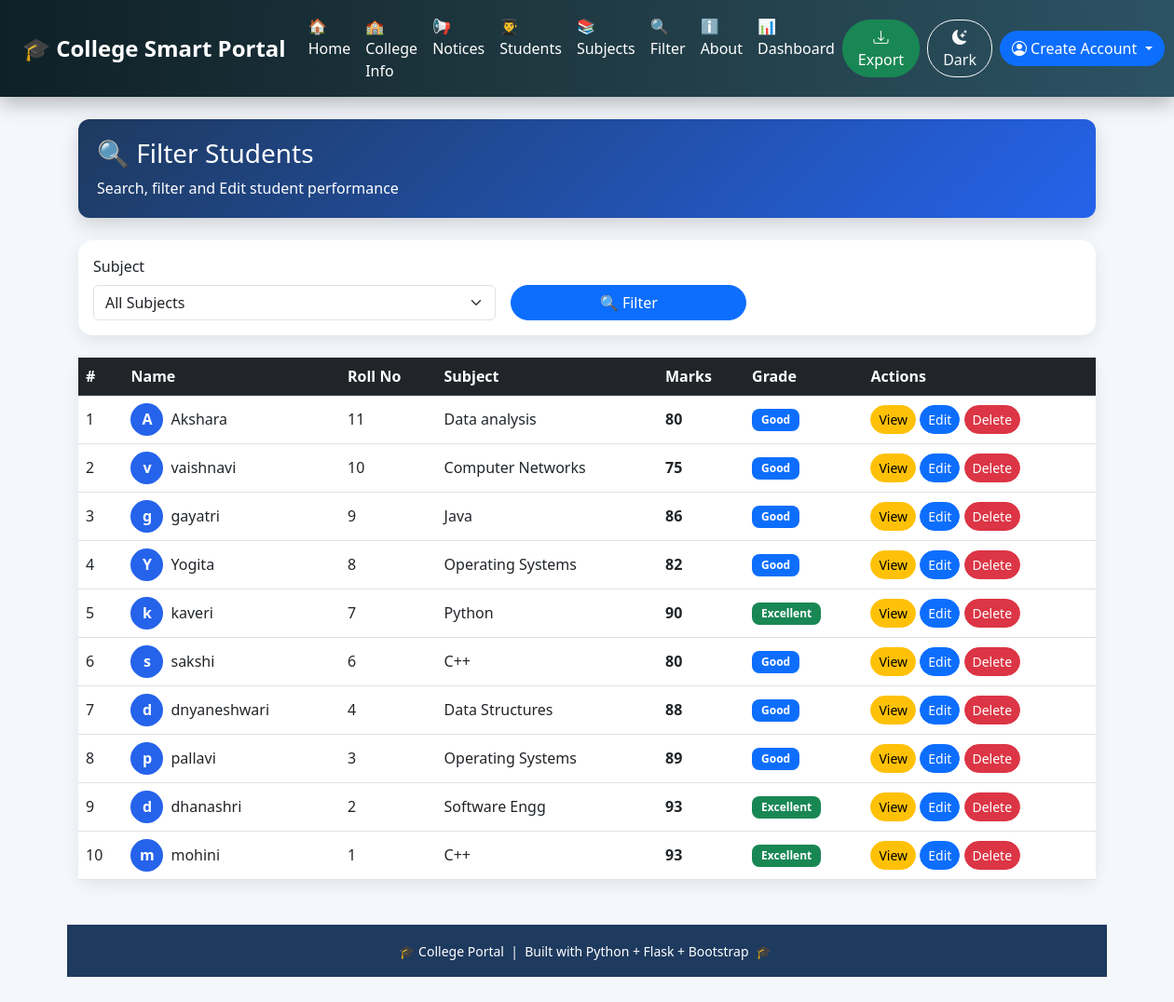
The app's page /filter with its own data.
### tables this page shows
CREATE TABLE stud (
            id INTEGER PRIMARY KEY AUTOINCREMENT,
            name TEXT NOT NULL,
            roll_no INTEGER NOT NULL,
            marks INTEGER NOT NULL
        , Subject TEXT);

### app.py (the view)
@app.route('/filter')
def filter_students():
    subject = request.args.get('subject', '')
    grade = request.args.get('grade', '')
    conn = get_db(MOHINI_DB)
    subjects = conn.execute('''SELECT DISTINCT Subject FROM stud
                            WHERE subject IS NOT NULL
                            AND subject != ""
                            ORDER BY subject ASC''').fetchall()
    query = 'SELECT * FROM stud WHERE 1=1'
    params = []
    if subject:
      query += ' AND Subject = ?'
      params.append(subject)
    if grade =='excellent':
        query += ' AND marks >= 90'
    elif grade == 'good':
        query += ' AND marks >= 75 AND marks < 90'
    elif grade == 'average':
        query += ' AND marks >= 60 AND marks < 75'
    elif grade == 'poor':
        query += ' AND marks < 45'
    query += ' ORDER BY id DESC'
    students = conn.execute(query, params).fetchall()
    conn.close()
    return render_template('filter.html', students=students, subjects=subjects, selected_subject=subject, selected_grade=grade)

### database.py (called while the page is built)
def get_db(db_path):
    conn = sqlite3.connect(db_path)
    conn.row_factory = sqlite3.Row
    return conn

### templates/filter.html (shortened to what this page needs)
{% extends 'base.html' %}
{% block content %}
<div class="container mt-4">
    <div class="page-title mb-4">
        <h3>🔍 Filter Students</h3>
        <p class="mb-0">Search, filter and Edit student performance</p>
    </div>
    <div class="glass-card p-3 mb-4">
        <form method="GET" action="{{ url_for('filter_students') }}">
            <div class="row g-3 align-items-end">
                <div class="col-md-5">
                    <label class="form-label">Subject</label>
                    <select name="subject" class="form-select">
                        <option value="">All Subjects</option>
                    </select>
                </div>
                <div class="col-md-3">
                    <button class="btn btn-primary w-100">
                        🔍 Filter
                    </button>
                </div>
            </div>
        </form>
    </div>
    <div class="glass-card p-0">
        {% if students %}
        <div class="table-responsive">
            <table class="table mb-0 align-middle ">
                <thead  class="table-dark">
                    <tr>
                        <th>#</th>
                        <th>Name</th>
                        <th>Roll No</th>
                        <th>Subject</th>
                        <th>Marks</th>
                        <th>Grade</th>
                        <th>Actions</th>
                    </tr>
                </thead>
                <tbody>
                    {% for student in students %}
                    <tr>
                        <td>{{ loop.index }}</td>
                        <td>
                            <div class="d-flex align-items-center gap-2">
                                <div class="avatar">
                                    {{ student['name'][0] }}
                                </div>
                                {{ student['name'] }}
                            </div>
                        </td>
                        <td>{{ student['roll_no'] }}</td>
                        <td>{{ student['Subject'] }}</td>
                        <td><b>{{ student['marks'] }}</b></td>
                        <td>
                            {% if student['marks'] >= 90 %}
                                <span class="badge bg-success">Excellent</span>
                            {% elif student['marks'] >= 75 %}
                                <span class="badge bg-primary">Good</span>
                            {% elif student['marks'] >= 60 %}
                                <span class="badge bg-warning text-dark">Average</span>
                            {% else %}
                                <span class="badge bg-danger">Needs help</span>
                            {% endif %}
                        </td>
                        <td>
                            <a href="{{ url_for('detail', id=student.id) }}"
                               class="btn btn-warning btn-sm"> View</a>
                            <a href="{{ url_for('edit_student', id=student['id']) }}"
                               class="btn btn-sm btn-primary">Edit</a>
                            <a href="{{ url_for('delete_student', id=student['id']) }}"
                               class="btn btn-sm btn-danger"
                               onclick="return confirm('Delete?')">Delete</a>
                        </td>
                    </tr>
                    {% endfor %}
                </tbody>
            </table>
        </div>
        {% else %}
        <div class="p-4 text-center text-muted">
            No students found 😢
        </div>
        {% endif %}
    </div>
</div>
  <footer style="background-color: #1e3a5f;" class="text-white text-center py-3 mt-5">
        <small>
            🎓 College Portal &nbsp;|&nbsp;
            Built with Python + Flask + Bootstrap &nbsp;🎓&nbsp;
        </small>
    </footer>
{% endblock %}

### templates/base.html (style rules this page uses)
body { font-family:'Segoe UI',sans-serif; background:#f5f7fb; transition:.4s; }
.btn { border-radius:30px; transition:.3s; }

### templates/filter.html (style rules this page uses)
body { background: #f4f7fb; }
.page-title { background: linear-gradient(135deg, #1e3a5f, #2563eb); color: white; padding: 20px; border-radius: 12px; box-shadow: 0 8px 20px rgba(0,0,0,0.15); }
.glass-card { background: white; border-radius: 15px; box-shadow: 0 6px 18px rgba(0,0,0,0.08); }
.avatar { width: 35px; height: 35px; border-radius: 50%; background: #2563eb; color: white; display: flex; align-items: center; justify-content: center; font-weight: bold; }
.badge { padding: 6px 10px; border-radius: 8px; font-size: 12px; }

### records on screen
stud: name "A", name "Akshara", roll_no "11", Subject "Data analysis", marks "80", shows "Good"
stud: name "v", name "vaishnavi", roll_no "10", Subject "Computer Networks", marks "75", shows "Good"
stud: name "g", name "gayatri", roll_no "9", Subject "Java", marks "86", shows "Good"
stud: name "Y", name "Yogita", roll_no "8", Subject "Operating Systems", marks "82", shows "Good"
stud: name "k", name "kaveri", roll_no "7", Subject "Python", marks "90", shows "Excellent"
stud: name "s", name "sakshi", roll_no "6", Subject "C++", marks "80", shows "Good"
stud: name "d", name "dnyaneshwari", roll_no "4", Subject "Data Structures", marks "88", shows "Good"
stud: name "p", name "pallavi", roll_no "3", Subject "Operating Systems", marks "89", shows "Good"
stud: name "d", name "dhanashri", roll_no "2", Subject "Software Engg", marks "93", shows "Excellent"
stud: name "m", name "mohini", roll_no "1", Subject "C++", marks "93", shows "Excellent"

### other values on screen
{{ session['username'] if session.get('username') else 'Create Account' }} "Create Account"
